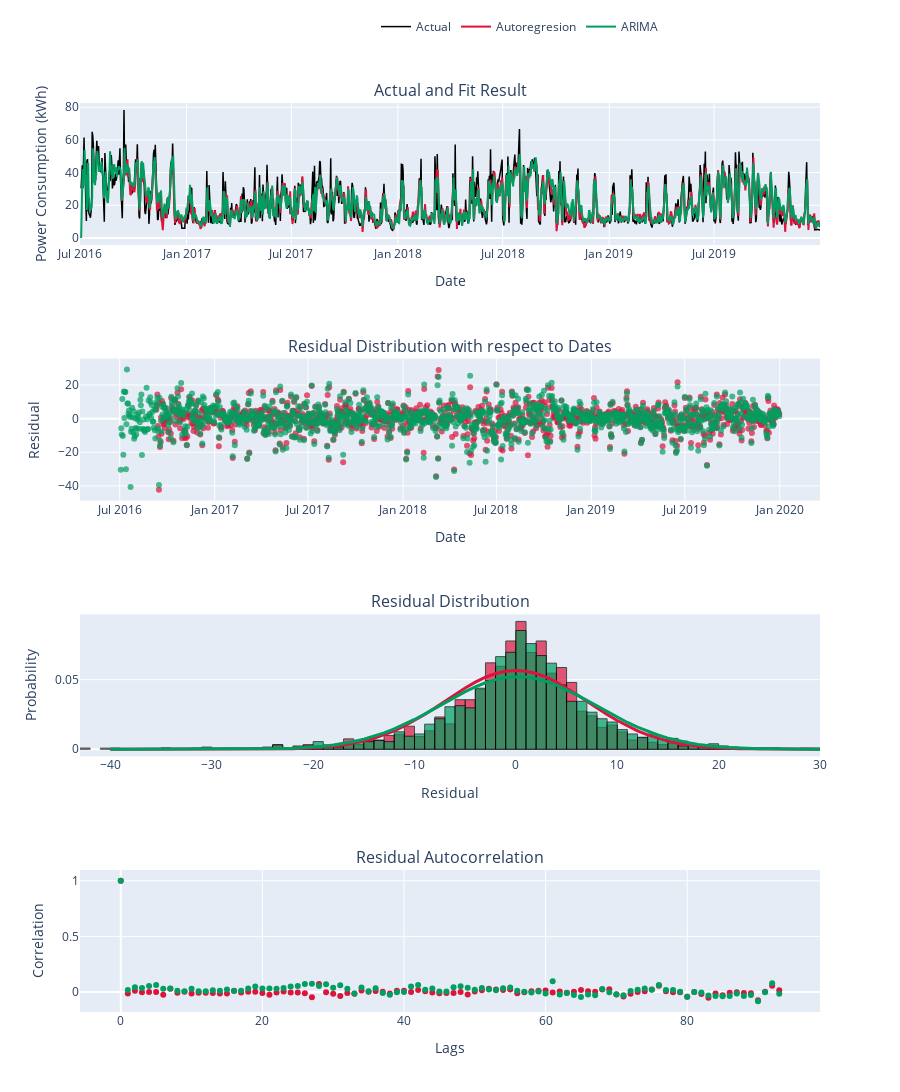

The notebook cell this image was saved under:
### Markdown cell above
---
# Residual Diagnostic on Training Set

---

### Code cell
fig = make_subplots(rows=4, cols=1,
                    subplot_titles=["Actual and Fit Result", "Residual Distribution with respect to Dates",
                                    "Residual Distribution", "Residual Autocorrelation"])

diff_models = [go.Scatter(x=train_set["power_date"], y=train_set["value (k_wh)"], line=dict(color="black", width=1.5)
                          , showlegend=True, legendgroup="Actual", name="Actual")
                , go.Scatter(x=autoreg_fitted.index, y=autoreg_fitted["fitted"], line=dict(color="#DC143C")
                             , showlegend=True, legendgroup="Autoregression", name="Autoregresion")
                , go.Scatter(x=arima_fitted.index, y=arima_fitted["predicted_mean"], line=dict(color="#009E60")
                             , showlegend=True, legendgroup="ARIMA", name="ARIMA")
                ]

residual_dist = [go.Scatter(x=autoreg_fitted.index, y=autoreg_fitted["residual"], mode="markers", marker=dict(color="#DC143C", opacity=0.7)
                    , showlegend=False, legendgroup="Autoregression", name="Autoregresion")
                , go.Scatter(x=arima_fitted.index, y=arima_fitted["residual"], mode="markers", marker=dict(color="#009E60", opacity=0.7)
                              , showlegend=False, legendgroup="ARIMA", name="ARIMA")
                 ]

residual_dist_2 = [ go.Histogram(x=autoreg_fitted["residual"], histnorm="probability"
                                 , marker=dict(color="#DC143C", line_width=1, line_color="black", opacity=0.7)
                                , showlegend=False, legendgroup="Autoregression", name="Autoregresion")
                    , go.Histogram(x=arima_fitted["residual"], histnorm="probability"
                                , marker=dict(color="#009E60", line_width=1, line_color="black", opacity=0.7)
                                , showlegend=False, legendgroup="ARIMA", name="ARIMA")
                    ]

autoreg_fitted_acf = acf(autoreg_fitted["residual"].dropna(), nlags=93)
arima_fitted_acf = acf(arima_fitted["residual"], nlags=93)
lags = [val for val in range(len(arima_fitted_acf))]

acf_traces = [ go.Scatter(x=lags, y=autoreg_fitted_acf
                             , mode="markers", marker=dict(color="#DC143C")
                             , showlegend=False, legendgroup="Autoregression", name="Autoregresion")
                , go.Scatter(x=lags, y=arima_fitted_acf
                             , mode="markers", marker=dict(color="#009E60")
                             , showlegend=False, legendgroup="ARIMA", name="ARIMA")]


autoreg_dist = norm(stat.mean(autoreg_fitted["residual"].dropna().values), stat.stdev(autoreg_fitted["residual"].dropna().values))
arima_dist = norm(stat.mean(arima_fitted["residual"]), stat.stdev(arima_fitted["residual"]))

dist_vals = [val for val in range(-40, 31)]
autoreg_probs = [autoreg_dist.pdf(value) for value in dist_vals]
arima_probs = [arima_dist.pdf(value) for value in dist_vals]

fitted_dist = [go.Scatter(x=dist_vals, y=autoreg_probs
                             , mode="lines", line=dict(color="#DC143C", width=3)
                             , showlegend=False, legendgroup="Autoregression", name="Autoregresion")
                , go.Scatter(x=dist_vals, y=arima_probs
                             , mode="lines", line=dict(color="#009E60", width=3)
                             , showlegend=False, legendgroup="ARIMA", name="ARIMA")]


for model in diff_models:
    fig.add_trace(model, row=1, col=1)

for dist in residual_dist:
    fig.add_trace(dist, row=2, col=1)

for dist_2 in residual_dist_2:
    fig.add_trace(dist_2, row=3, col=1)

for dist_3 in fitted_dist:
    fig.add_trace(dist_3, row=3, col=1)

for acf_val in acf_traces:
    fig.add_trace(acf_val, row=4, col=1)

xaxes = ["Date", "Date", "Residual", "Lags"]
yaxes = ["Power Consumption (kWh)", "Residual", "Probability", "Correlation"]

for num, xlabel in enumerate(xaxes):
    fig.update_xaxes(title_text=xlabel, row=num+1)

for num, ylabel in enumerate(yaxes):
    fig.update_yaxes(title_text=ylabel, row=num+1)


fig.update_layout(height=1200, legend=dict(yanchor="top", y=1.1, xanchor="left", x=0.4, orientation="h"), barmode="overlay")

fig.show()

### Figure 1 — Plotly figure (JSON) as saved in the notebook; plotly's stock layout.template omitted (floating-point values rounded to 4 significant figures; data arrays with more than 128 entries replaced by an {"elided": "..."} marker saying what was removed)
{"data": [{"legendgroup": "Actual", "line": {"color": "black", "width": 1.5}, "name": "Actual", "showlegend": true, "type": "scatter", "x": {"elided": "1279 str values"}, "xaxis": "x", "y": {"elided": "1279 float values"}, "yaxis": "y"}, {"legendgroup": "Autoregression", "line": {"color": "#DC143C"}, "name": "Autoregresion", "showlegend": true, "type": "scatter", "x": {"elided": "1277 str values"}, "xaxis": "x", "y": {"elided": "1277 float values"}, "yaxis": "y"}, {"legendgroup": "ARIMA", "line": {"color": "#009E60"}, "name": "ARIMA", "showlegend": true, "type": "scatter", "x": {"elided": "1277 str values"}, "xaxis": "x", "y": {"elided": "1277 float values"}, "yaxis": "y"}, {"legendgroup": "Autoregression", "marker": {"color": "#DC143C", "opacity": 0.7}, "mode": "markers", "name": "Autoregresion", "showlegend": false, "type": "scatter", "x": {"elided": "1277 str values"}, "xaxis": "x2", "y": {"elided": "1277 float values"}, "yaxis": "y2"}, {"legendgroup": "ARIMA", "marker": {"color": "#009E60", "opacity": 0.7}, "mode": "markers", "name": "ARIMA", "showlegend": false, "type": "scatter", "x": {"elided": "1277 str values"}, "xaxis": "x2", "y": {"elided": "1277 float values"}, "yaxis": "y2"}, {"histnorm": "probability", "legendgroup": "Autoregression", "marker": {"color": "#DC143C", "line": {"color": "black", "width": 1}, "opacity": 0.7}, "name": "Autoregresion", "showlegend": false, "type": "histogram", "x": {"elided": "1277 float values"}, "xaxis": "x3", "yaxis": "y3"}, {"histnorm": "probability", "legendgroup": "ARIMA", "marker": {"color": "#009E60", "line": {"color": "black", "width": 1}, "opacity": 0.7}, "name": "ARIMA", "showlegend": false, "type": "histogram", "x": {"elided": "1277 float values"}, "xaxis": "x3", "yaxis": "y3"}, {"legendgroup": "Autoregression", "line": {"color": "#DC143C", "width": 3}, "mode": "lines", "name": "Autoregresion", "showlegend": false, "type": "scatter", "x": [-40, -39, -38, -37, -36, -35, -34, -33, -32, -31, -30, -29, -28, -27, -26, -25, -24, -23, -22, -21, -20, -19, -18, -17, -16, -15, -14, -13, -12, -11, -10, -9, -8, -7, -6, -5, -4, -3, -2, -1, 0, 1, 2, 3, 4, 5, 6, 7, 8, 9, 10, 11, 12, 13, 14, 15, 16, 17, 18, 19, 20, 21, 22, 23, 24, 25, 26, 27, 28, 29, 30], "xaxis": "x3", "y": [5.468e-09, 1.214e-08, 2.641e-08, 5.632e-08, 1.177e-07, 2.41e-07, 4.838e-07, 9.516e-07, 1.834e-06, 3.465e-06, 6.415e-06, 1.164e-05, 2.069e-05, 3.606e-05, 6.157e-05, 0.000103, 0.000169, 0.0002716, 0.0004278, 0.0006604, 0.000999, 0.001481, 0.002152, 0.003064, 0.004276, 0.005847, 0.007836, 0.01029, 0.01325, 0.01671, 0.02066, 0.02502, 0.02971, 0.03457, 0.03941, 0.04404, 0.04823, 0.05177, 0.05445, 0.05612, 0.05669, 0.05612, 0.05445, 0.05177, 0.04823, 0.04404, 0.03941, 0.03457, 0.02971, 0.02502, 0.02066, 0.01671, 0.01325, 0.01029, 0.007836, 0.005847, 0.004276, 0.003064, 0.002152, 0.001481, 0.000999, 0.0006604, 0.0004278, 0.0002716, 0.000169, 0.000103, 6.157e-05, 3.606e-05, 2.069e-05, 1.164e-05, 6.415e-06], "yaxis": "y3"}, {"legendgroup": "ARIMA", "line": {"color": "#009E60", "width": 3}, "mode": "lines", "name": "ARIMA", "showlegend": false, "type": "scatter", "x": [-40, -39, -38, -37, -36, -35, -34, -33, -32, -31, -30, -29, -28, -27, -26, -25, -24, -23, -22, -21, -20, -19, -18, -17, -16, -15, -14, -13, -12, -11, -10, -9, -8, -7, -6, -5, -4, -3, -2, -1, 0, 1, 2, 3, 4, 5, 6, 7, 8, 9, 10, 11, 12, 13, 14, 15, 16, 17, 18, 19, 20, 21, 22, 23, 24, 25, 26, 27, 28, 29, 30], "xaxis": "x3", "y": [5.148e-08, 1.015e-07, 1.969e-07, 3.754e-07, 7.035e-07, 1.296e-06, 2.347e-06, 4.178e-06, 7.312e-06, 1.258e-05, 2.127e-05, 3.536e-05, 5.779e-05, 9.284e-05, 0.0001466, 0.0002276, 0.0003474, 0.0005212, 0.0007686, 0.001114, 0.001588, 0.002225, 0.003064, 0.004148, 0.00552, 0.007222, 0.009288, 0.01174, 0.01459, 0.01783, 0.02141, 0.02528, 0.02934, 0.03348, 0.03755, 0.0414, 0.04487, 0.0478, 0.05006, 0.05154, 0.05217, 0.0519, 0.05077, 0.04881, 0.04613, 0.04286, 0.03915, 0.03515, 0.03102, 0.02692, 0.02296, 0.01925, 0.01587, 0.01286, 0.01024, 0.008017, 0.006171, 0.004669, 0.003473, 0.002539, 0.001825, 0.00129, 0.0008958, 0.0006116, 0.0004105, 0.0002709, 0.0001757, 0.000112, 7.023e-05, 4.327e-05, 2.621e-05], "yaxis": "y3"}, {"legendgroup": "Autoregression", "marker": {"color": "#DC143C"}, "mode": "markers", "name": "Autoregresion", "showlegend": false, "type": "scatter", "x": [0, 1, 2, 3, 4, 5, 6, 7, 8, 9, 10, 11, 12, 13, 14, 15, 16, 17, 18, 19, 20, 21, 22, 23, 24, 25, 26, 27, 28, 29, 30, 31, 32, 33, 34, 35, 36, 37, 38, 39, 40, 41, 42, 43, 44, 45, 46, 47, 48, 49, 50, 51, 52, 53, 54, 55, 56, 57, 58, 59, 60, 61, 62, 63, 64, 65, 66, 67, 68, 69, 70, 71, 72, 73, 74, 75, 76, 77, 78, 79, 80, 81, 82, 83, 84, 85, 86, 87, 88, 89, 90, 91, 92, 93], "xaxis": "x4", "y": [1, -0.0135, 0.00974, -0.002161, -0.0003111, -0.001674, -0.02566, 0.02883, -0.006736, 0.001216, -0.01334, -0.00748, -0.007614, -0.009227, -0.01403, -0.01514, 0.01112, -0.004746, 0.0007268, 0.002106, -0.009124, -0.02639, -0.004685, 0.004542, -0.004511, -0.005366, -0.01248, -0.04784, 0.0715, -0.00407, -0.01595, -0.03632, -0.009311, -0.01644, 0.01259, 0.001725, 0.007293, 0.001031, -0.01321, 0.01015, 0.01109, -0.0003324, 0.01652, 0.007098, -0.0058, -0.01107, -0.009417, -0.008714, -0.001384, -0.02238, 0.003915, 0.01416, 0.02886, 0.0208, 0.01636, 0.02079, -0.01143, -0.002058, 0.007056, 0.01047, 0.01278, -0.004909, 0.003412, -0.006577, 0.001197, 0.01812, 0.007151, 0.002099, 0.02238, 0.02344, -0.02293, -0.04055, -0.01603, -0.0001433, 0.006507, 0.02265, 0.05635, 0.005412, -0.002326, -0.002874, -0.04237, -0.0002579, -0.01858, -0.05279, -0.01329, -0.02968, -0.008352, -0.003455, -0.01083, -0.011, -0.07452, 0.002332, 0.05599, 0.01448], "yaxis": "y4"}, {"legendgroup": "ARIMA", "marker": {"color": "#009E60"}, "mode": "markers", "name": "ARIMA", "showlegend": false, "type": "scatter", "x": [0, 1, 2, 3, 4, 5, 6, 7, 8, 9, 10, 11, 12, 13, 14, 15, 16, 17, 18, 19, 20, 21, 22, 23, 24, 25, 26, 27, 28, 29, 30, 31, 32, 33, 34, 35, 36, 37, 38, 39, 40, 41, 42, 43, 44, 45, 46, 47, 48, 49, 50, 51, 52, 53, 54, 55, 56, 57, 58, 59, 60, 61, 62, 63, 64, 65, 66, 67, 68, 69, 70, 71, 72, 73, 74, 75, 76, 77, 78, 79, 80, 81, 82, 83, 84, 85, 86, 87, 88, 89, 90, 91, 92, 93], "xaxis": "x4", "y": [1, 0.01823, 0.04163, 0.03571, 0.05377, 0.06117, 0.02959, 0.0305, 0.009509, 0.006059, 0.02897, 0.00651, 0.005173, 0.01564, 0.01031, 0.0228, 0.008614, 0.0112, 0.03008, 0.04844, 0.03083, 0.03122, 0.02762, 0.03636, 0.04808, 0.05239, 0.072, 0.07326, 0.05252, 0.06829, 0.03757, 0.05976, 0.02849, -0.01401, 0.04088, 0.006983, 0.03242, -0.009809, -0.02563, -0.002437, -0.00111, 0.04969, 0.06153, 0.02053, 0.03126, 0.004533, 0.003185, 0.04207, 0.05131, 0.03739, 0.0191, 0.03508, 0.02266, 0.01561, 0.03303, 0.03919, 0.01013, 0.000656, -0.005655, 0.003535, -0.01518, 0.09644, -0.02378, -0.009395, -0.02853, -0.04499, -0.02277, -0.02999, 0.0266, -0.002127, -0.02177, -0.03089, 0.008275, 0.02049, 0.03091, 0.01925, 0.06276, 0.01726, 0.01646, 0.001162, -0.0438, -0.0008805, -0.005712, -0.03301, -0.03682, -0.03997, -0.03784, -0.01521, -0.03659, -0.02786, -0.08308, -0.002693, 0.07849, -0.01732], "yaxis": "y4"}], "layout": {"annotations": [{"font": {"size": 16}, "showarrow": false, "text": "Actual and Fit Result", "x": 0.5, "xanchor": "center", "xref": "paper", "y": 1, "yanchor": "bottom", "yref": "paper"}, {"font": {"size": 16}, "showarrow": false, "text": "Residual Distribution with respect to Dates", "x": 0.5, "xanchor": "center", "xref": "paper", "y": 0.7188, "yanchor": "bottom", "yref": "paper"}, {"font": {"size": 16}, "showarrow": false, "text": "Residual Distribution", "x": 0.5, "xanchor": "center", "xref": "paper", "y": 0.4375, "yanchor": "bottom", "yref": "paper"}, {"font": {"size": 16}, "showarrow": false, "text": "Residual Autocorrelation", "x": 0.5, "xanchor": "center", "xref": "paper", "y": 0.1562, "yanchor": "bottom", "yref": "paper"}], "barmode": "overlay", "height": 1200, "legend": {"orientation": "h", "x": 0.4, "xanchor": "left", "y": 1.1, "yanchor": "top"}, "xaxis": {"anchor": "y", "domain": [0, 1], "title": {"text": "Date"}}, "xaxis2": {"anchor": "y2", "domain": [0, 1], "title": {"text": "Date"}}, "xaxis3": {"anchor": "y3", "domain": [0, 1], "title": {"text": "Residual"}}, "xaxis4": {"anchor": "y4", "domain": [0, 1], "title": {"text": "Lags"}}, "yaxis": {"anchor": "x", "domain": [0.8438, 1], "title": {"text": "Power Consumption (kWh)"}}, "yaxis2": {"anchor": "x2", "domain": [0.5625, 0.7188], "title": {"text": "Residual"}}, "yaxis3": {"anchor": "x3", "domain": [0.2812, 0.4375], "title": {"text": "Probability"}}, "yaxis4": {"anchor": "x4", "domain": [0, 0.1562], "title": {"text": "Correlation"}}}}
